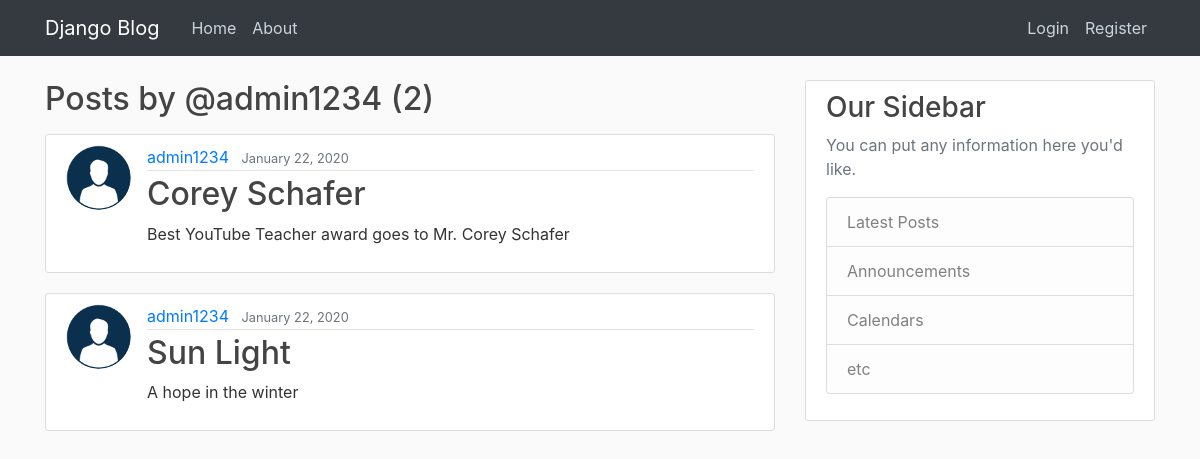
Page /user/admin1234 on the earlier database version.
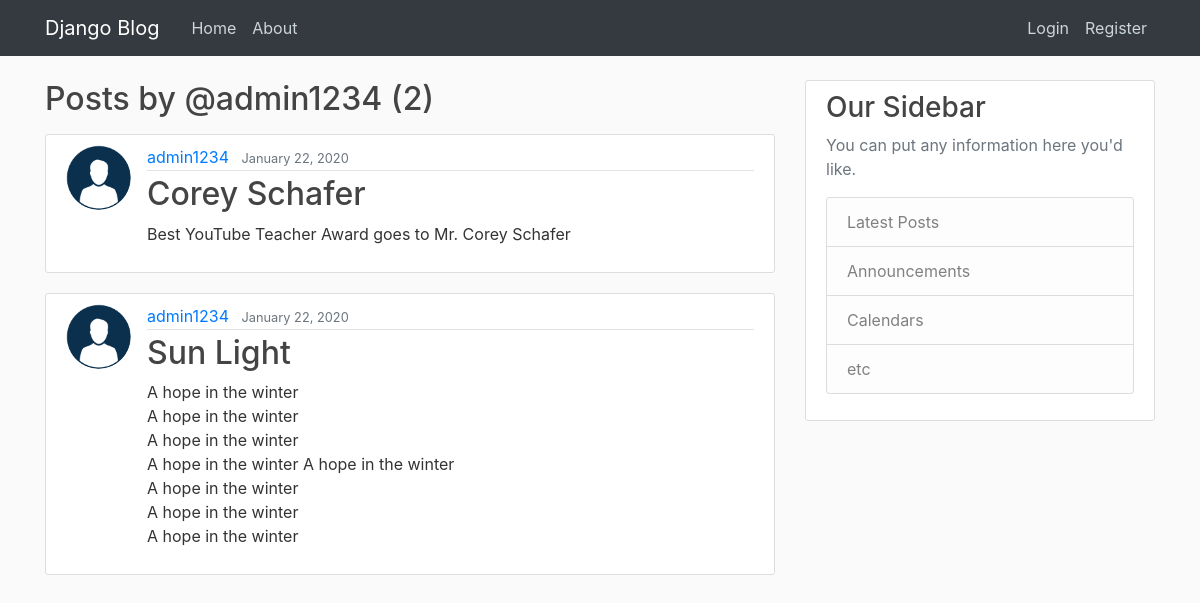
Same page on the later database version.
### blog/models.py (models this page shows, shortened)
class Post(models.Model):
    author = models.ForeignKey(User, on_delete=models.CASCADE, related_name="posts_author")
    title = models.CharField(max_length=100)
    content = models.TextField()
    date_posted = models.DateTimeField(default=timezone.now)

### users/models.py (models this page shows, shortened)
class Profile(models.Model):
    user = models.OneToOneField(User, on_delete=models.CASCADE)
    image = models.ImageField(default='default.png', upload_to='profile_photos')

### blog/views.py (the view)
# urls.py: path('user/<str:username>', v.UserPostListView.as_view(), name='user-posts'),
class UserPostListView(ListView):
    model = Post
    template_name = 'blog/user_posts.html'
    context_object_name = 'posts'
    paginate_by = 5
    def get_queryset(self):
        user = get_object_or_404(User, username=self.kwargs.get('username'))
        return Post.objects.filter(author=user).order_by('-date_posted')

### blog/templates/blog/user_posts.html (shortened to what this page needs)
{% extends 'blog/base.html' %}
{% block content %}
    <h2 class="mb-3">Posts by @{{ view.kwargs.username }} ({{ page_obj.paginator.count }})</h2>
    {% for post in posts %}
        <article class="media content-section">
            <img class="rounded-circle article-img" src="{{ post.author.profile.image.url }}">
            <div class="media-body">
              <div class="article-metadata">
                <a class="mr-2" href="{% url 'blog:user-posts' post.author.username %}">{{ post.author }}</a>
                <small class="text-muted">{{ post.date_posted | date:"F d, Y" }}</small>
              </div>
              <h2><a class="article-title" href="{% url 'blog:post-detail' post.pk %}">{{ post.title }}</a></h2>
              <p class="article-content">{{ post.content }}</p>
            </div>
          </article>
    {% endfor %}
{% endblock content %}

Differences in the rows shown:
changed Post "Corey Schafer": content "Best YouTube Teacher award goes to Mr. Corey Schafer" → "Best YouTube Teacher Award goes to Mr. Corey Schafer"
changed Post "Sun Light": content "A hope in the winter" → "A hope in the winter A hope in the winter A hope in the winter A hope in the winter A hope in the winter A hope in the winter A hope in the winter A hope in the winter"
